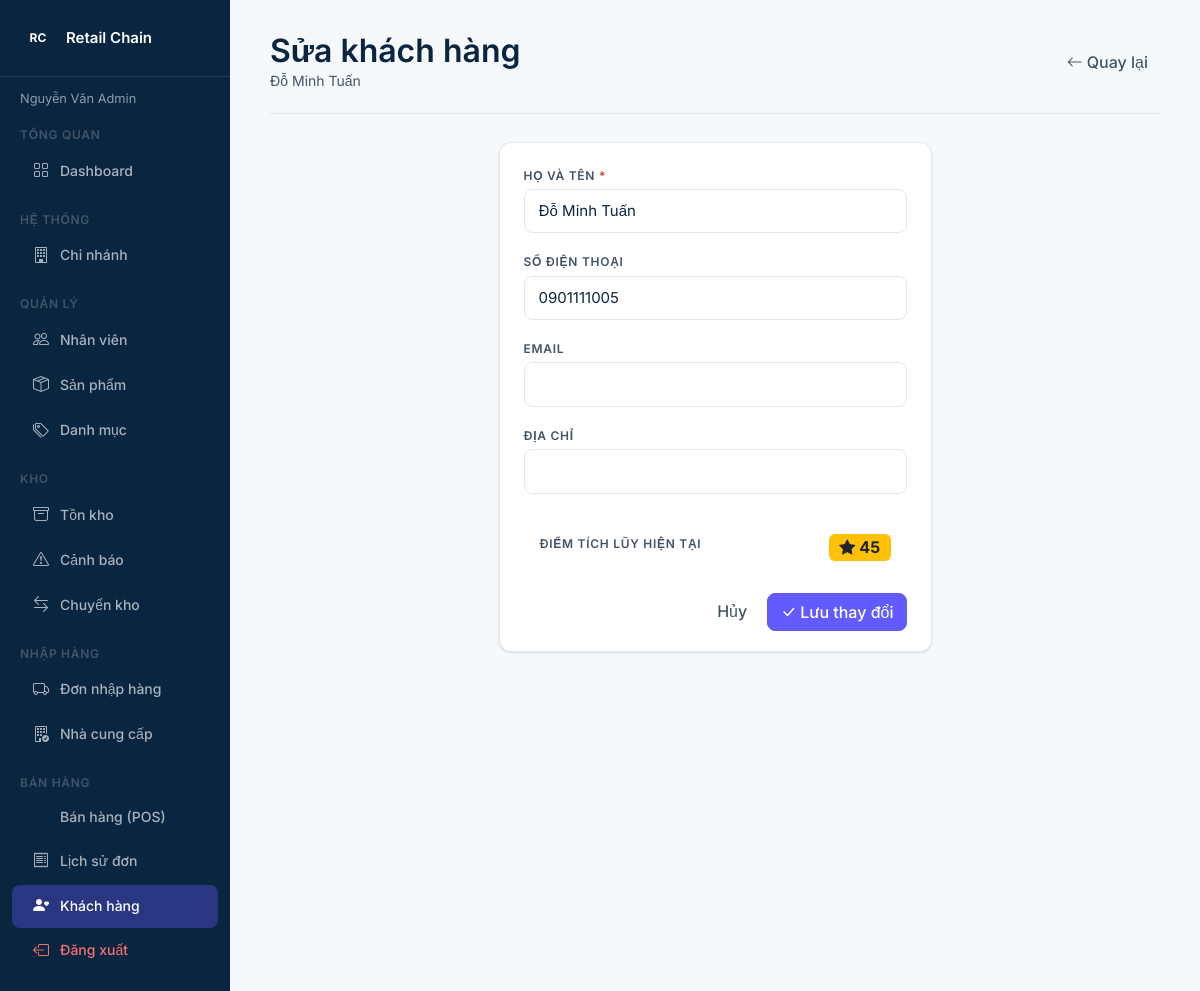
Screenshot of /public/customer/edit/5 (signed in) with the database file from the repository.
### tables this page shows
CREATE TABLE customers (
    customer_id   INT UNSIGNED  AUTO_INCREMENT PRIMARY KEY,
    full_name     VARCHAR(100)  NOT NULL,
    phone         VARCHAR(20)   UNIQUE,
    email         VARCHAR(100),
    address       VARCHAR(255),
    loyalty_points INT          DEFAULT 0 COMMENT 'Điểm tích lũy',
    created_at    TIMESTAMP     DEFAULT CURRENT_TIMESTAMP
);

### core/Controller.php (called while the page is built, shortened)
<?php
class Controller
{
    protected function view(string $path, array $data = []): void
    {
        extract($data, EXTR_SKIP);
        require_once APP_ROOT . '/app/Views/layouts/header.php';
        require_once APP_ROOT . '/app/Views/' . $path . '.php';
        require_once APP_ROOT . '/app/Views/layouts/footer.php';
    }
}

### app/Controllers/CustomerController.php (called while the page is built, shortened)
<?php
require_once ROOT_PATH . '/core/Controller.php';
require_once APP_ROOT . '/app/Models/Customer.php';
final class CustomerController extends Controller
{
    public function edit(?string $id = null): void
    {
        $customer = new Customer();
        $data     = $customer->findById((int) $id);
        $this->view('customers/form', ['customer' => $data]);
    }
}

### core/App.php (called while the page is built, shortened)
<?php
class App
{
    public function __construct()
    {
        $url   = trim($_GET['url'] ?? 'auth/login', '/');
        $parts = $url !== '' ? explode('/', $url) : ['auth', 'login'];
        $method         = $parts[1] ?? 'index';
        $param          = $parts[2] ?? null;
        $ctrl = new $controllerName();
        $ctrl->$method($param);
    }
}

### public/index.php (called while the page is built, shortened)
<?php
require_once APP_ROOT . '/config/database.php';
require_once APP_ROOT . '/core/Database.php';
require_once APP_ROOT . '/core/Controller.php';
require_once APP_ROOT . '/core/App.php';
new App();

### core/Database.php (called while the page is built, shortened)
<?php
class Database
{
    private static ?PDO $instance = null;
    public static function getInstance(): PDO
    {
        $dsn = 'mysql:host=' . DB_HOST . ';dbname=' . DB_NAME . ';charset=utf8mb4';
        self::$instance = new PDO($dsn, DB_USER, DB_PASS, [
            PDO::ATTR_ERRMODE            => PDO::ERRMODE_EXCEPTION,
            PDO::ATTR_DEFAULT_FETCH_MODE => PDO::FETCH_ASSOC,
            PDO::ATTR_EMULATE_PREPARES   => false,
        ]);
        return self::$instance;
    }
}

### app/Models/Customer.php (called while the page is built, shortened)
<?php
require_once APP_ROOT . '/core/Database.php';
class Customer
{
    private PDO $db;
    public function __construct()
    {
        $this->db = Database::getInstance();
    }
    public function findById(int $id): array|false
    {
        $stmt = $this->db->prepare('SELECT * FROM customers WHERE customer_id = ?');
        $stmt->execute([$id]);
        return $stmt->fetch();
    }
}

### app/Views/customers/form.php (the view)
<?php
$isEdit = $customer !== null;
$action = $isEdit
    ? BASE_URL . '/customer/edit/' . (int) $customer['customer_id']
    : BASE_URL . '/customer/create';
?>
<div class="stripe-page-header">
    <div>
        <h1 class="h1 mb-0"><?= $isEdit ? 'Sửa khách hàng' : 'Thêm khách hàng' ?></h1>
        <p class="subtext mb-0"><?= $isEdit ? htmlspecialchars($customer['full_name']) : 'Điền thông tin khách hàng mới' ?></p>
    </div>
    <a href="<?= BASE_URL ?>/customer/index" class="btn btn-ghost">
        <i class="bi bi-arrow-left me-1"></i>Quay lại
    </a>
</div>
<div class="row justify-content-center">
    <div class="col-md-6">
        <div class="stripe-card">
            <form method="post" action="<?= $action ?>">
                <div class="mb-3">
                    <label class="label-text mb-1">Họ và tên <span class="text-danger">*</span></label>
                    <input type="text" name="full_name" class="form-control stripe-input"
                           value="<?= htmlspecialchars($customer['full_name'] ?? '') ?>" required>
                </div>
                <div class="mb-3">
                    <label class="label-text mb-1">Số điện thoại</label>
                    <input type="text" name="phone" class="form-control stripe-input"
                           value="<?= htmlspecialchars($customer['phone'] ?? '') ?>">
                </div>
                <div class="mb-3">
                    <label class="label-text mb-1">Email</label>
                    <input type="email" name="email" class="form-control stripe-input"
                           value="<?= htmlspecialchars($customer['email'] ?? '') ?>">
                </div>
                <div class="mb-4">
                    <label class="label-text mb-1">Địa chỉ</label>
                    <input type="text" name="address" class="form-control stripe-input"
                           value="<?= htmlspecialchars($customer['address'] ?? '') ?>">
                </div>
                <?php if ($isEdit): ?>
                <div class="mb-3 p-3 rounded" style="background:var(--surface-hover)">
                    <div class="d-flex justify-content-between">
                        <span class="label-text">Điểm tích lũy hiện tại</span>
                        <span class="badge bg-warning text-dark fs-6">
                            <i class="bi bi-star-fill me-1"></i><?= number_format((int) $customer['loyalty_points']) ?>
                        </span>
                    </div>
                </div>
                <?php endif; ?>
                <div class="d-flex gap-2 justify-content-end">
                    <a href="<?= BASE_URL ?>/customer/index" class="btn btn-ghost">Hủy</a>
                    <button type="submit" class="btn btn-primary">
                        <i class="bi bi-check-lg me-1"></i><?= $isEdit ? 'Lưu thay đổi' : 'Thêm khách hàng' ?>
                    </button>
                </div>
            </form>
        </div>
    </div>
</div>

### public/css/style.css (style rules this page uses)
:root { --color-primary: #0A2540; --color-accent: #635BFF; --color-secondary: #425466; --color-neutral: #F6F9FC; --color-surface: #FFFFFF; --color-border: #E3E8EF; --color-text: #0A2540; --color-subtext: #425466; --color-success: #27AE60; --color-warning: #F39C12; --color-danger: #E74C3C; --color-info: #635BFF; --radius-sm: 6px; --radius-md: 8px; --radius-lg: 12px; --radius-pill: 999px; --shadow-card: 0 1px 3px rgba(10, 37, 64, 0.08), 0 1px 2px rgba(10, 37, 64, 0.05); --shadow-md: 0 4px 12px rgba(10, 37, 64, 0.1); }
body { background: var(--color-neutral); color: var(--color-text); font-family: 'Inter', sans-serif; }
a { color: var(--color-accent); text-decoration: none; }
h1, .h1 { font-size: 2rem; font-weight: 600; color: var(--color-primary); }
body, .body { font-size: 0.9375rem; font-weight: 400; line-height: 1.6; }
.label-text { font-size: 0.75rem; font-weight: 600; letter-spacing: 0.06em; text-transform: uppercase; color: var(--color-secondary); }
.subtext { font-size: 0.875rem; color: var(--color-secondary); }
.btn { box-shadow: none !important; transition: all 0.15s ease; }
.btn-primary { background: var(--color-accent); border-color: var(--color-accent); color: #fff; border-radius: var(--radius-md); font-weight: 500; }
.btn-ghost { background: transparent; border: none; color: var(--color-secondary); border-radius: var(--radius-md); font-weight: 500; }
.stripe-input { border: 1px solid var(--color-border); border-radius: var(--radius-md); padding: 0.625rem 0.875rem; font-size: 0.9375rem; color: var(--color-text); background: var(--color-surface); transition: border-color 0.15s, box-shadow 0.15s; }
.form-control.stripe-input, .form-select.stripe-input { border: 1px solid var(--color-border); }
.stripe-card { background: var(--color-surface); border: 1px solid var(--color-border); border-radius: var(--radius-lg); padding: 1.25rem 1.5rem; box-shadow: var(--shadow-card); }
.stripe-page-header { display: flex; align-items: center; justify-content: space-between; margin-bottom: 1.75rem; padding-bottom: 1.25rem; border-bottom: 1px solid var(--color-border); flex-wrap: wrap; gap: 1rem; }

### rows the page displays
customers: full_name "Đỗ Minh Tuấn", phone "0901111005", loyalty_points "45"

### other values shown
$_SESSION['full_name'] "Nguyễn Văn Admin"
